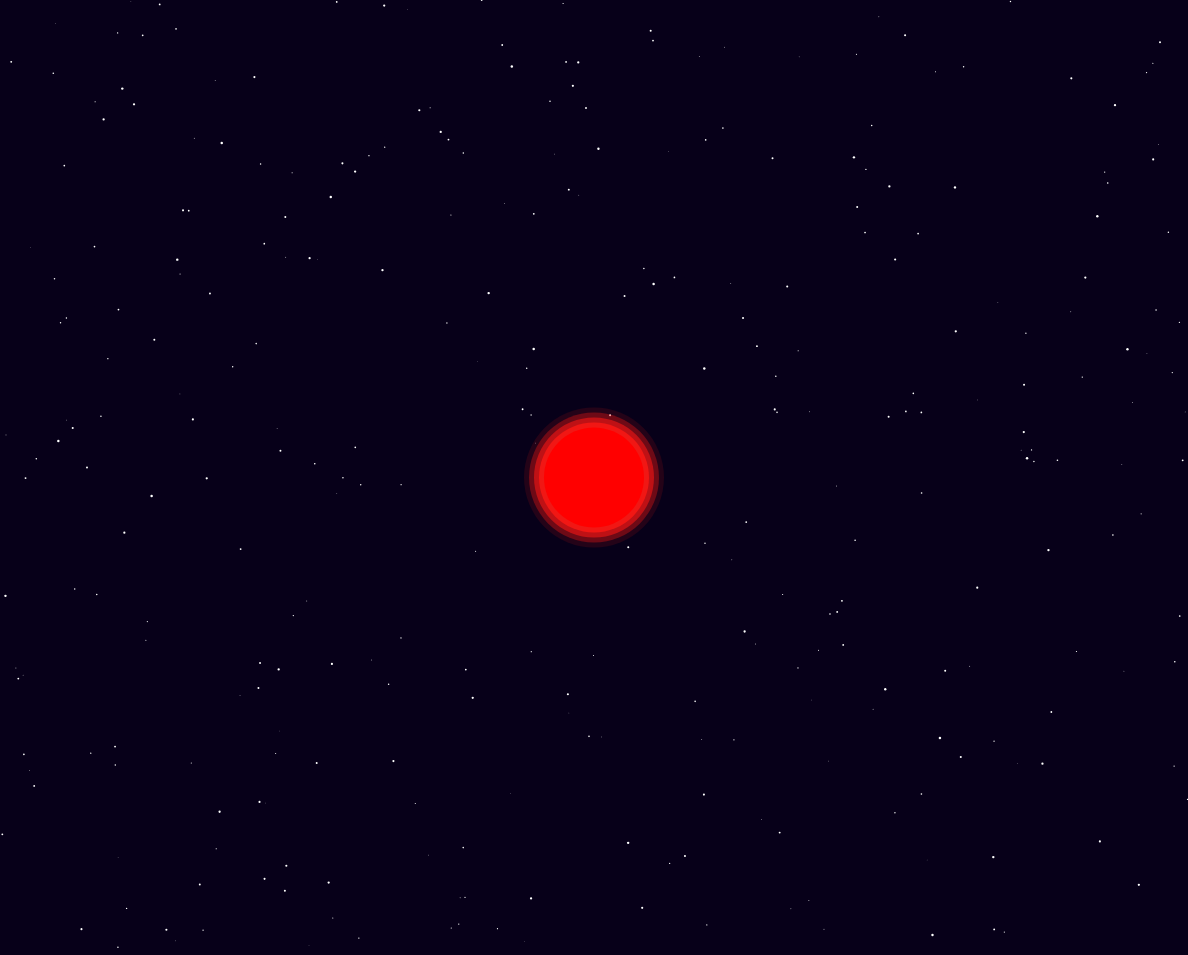
Frame 1 (no input)
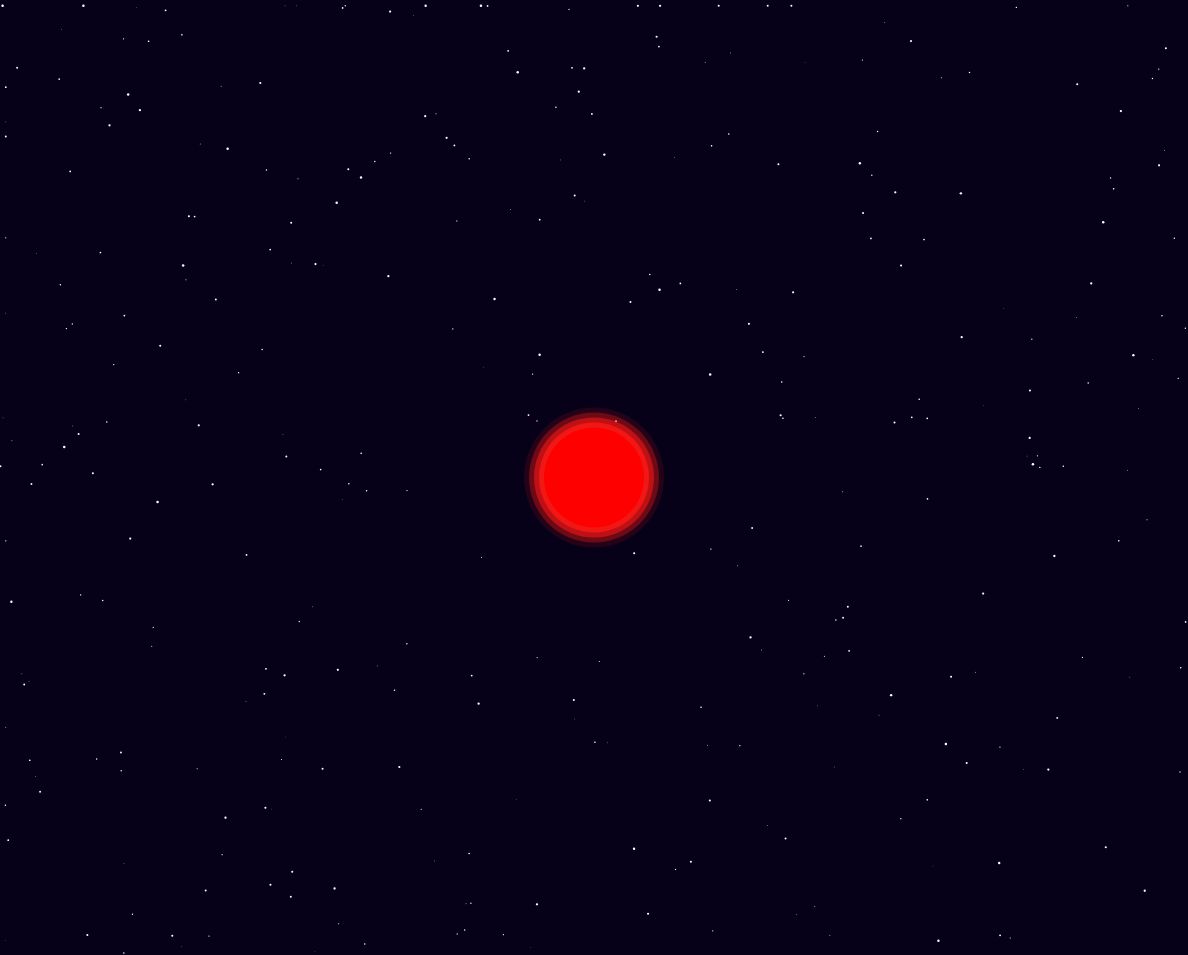
Frame 60 (no input)
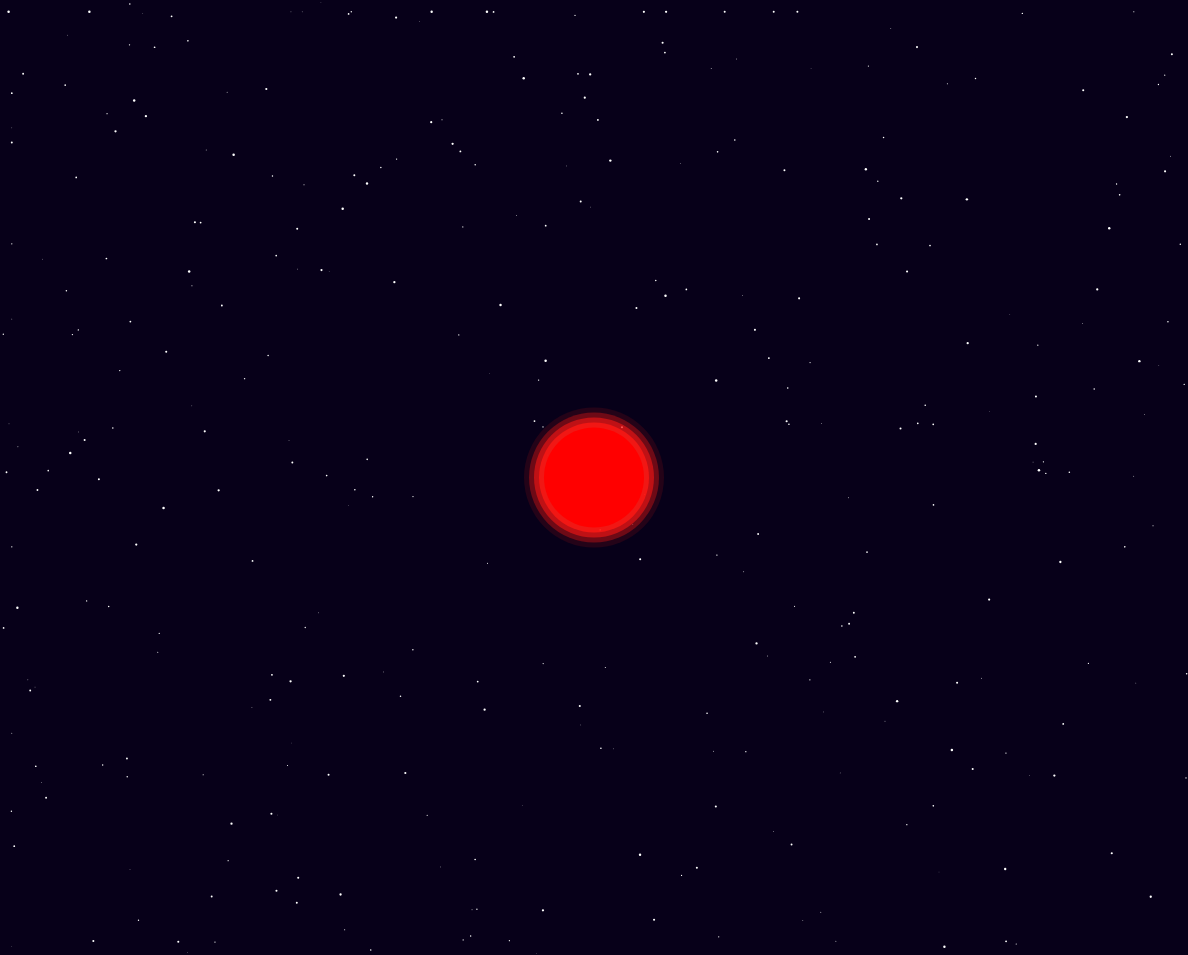
Frame 120 (the mouse pressed at the canvas centre since frame 60)

The p5.js sketch that drew these frames (run headless with seeded random() and noise() and a simulated clock; from frame 60 on, the mouse is pressed at the canvas centre):

// p5.js sketch
// ── sketch.js
let sun;
let planets = [];
let stars = [];
let starSpeed = 0.1;
let G = 9.81;
let numPlanets = 5
let stabilité = 0.5
let play = false;
let planetPosition

function setup() {
  createCanvas(windowWidth-12, windowHeight-45);
  console.log(windowHeight ,windowWidth)
  createStars();

  sun = new Body(100, createVector(0, 0), createVector(0, 0));
 

  createPlanets();
 
}


function createPlanets(){
  for (let i = 0; i < numPlanets; i++) {
    //*planet position
    let r = random(sun.r, min(windowWidth / 2, windowHeight / 2));
    let theta = random(TWO_PI);
    let planetPos = createVector(r * cos(theta), r * sin(theta));

    //*planet velocity
    let planetVel = planetPos.copy();
    planetVel.rotate(HALF_PI);
    planetVel.setMag(sqrt((G * sun.mass) / planetPos.mag()));
    planetVel.mult(random(1- stabilité, 1 + stabilité))
    planets.push(new Body(random(5,30), planetPos, planetVel));
  }
}

function createStars() {
  for (let i = 0; i < 333; i++) { // Adjust the number of stars if necessary
    let x = random(windowWidth);
    let y = random(windowHeight);
    let s = random(0.5, 2.5); // Random size between 0.5 and 2.5
    stars.push({ x, y, s });
  }
}
function drawStars() {
  noStroke();
  fill(255, 255, 255);
  for (let star of stars) {
    ellipse(star.x, star.y, star.s, star.s);

    // Update star position
    star.x += starSpeed;
    star.y += starSpeed;

    // Wrap around the edges
    if (star.x > windowWidth - 12) star.x = 0;
    if (star.y > windowHeight - 45) star.y = 0;
  }
}

function setPlay(){
  play = !play
  console.log(stars)
}
function reset(){
planets = [];
createPlanets();
}
function draw() {
  background("#070019");
  drawStars();
  translate(width / 2, height / 2);

  sun.show();
  if(!play){
    return
  }else{
  for (let i = 0; i < planets.length; i++) {
    planets[i].show();
    planets[i].update();
    sun.attract(planets[i]);
  }
  }
}

function Body(mass, pos, vel) {
  this.mass = mass;
  this.pos = pos;
  this.vel = vel;
  this.r = this.mass;
  this.path = [];

  this.show = function () {
    // Calculate the speed of the planet
    let speed = this.vel.mag();

    // Map the speed to a color between red and green
    let maxSpeed = 5; // You might need to adjust this value based on your system
    let colorRatio = constrain(speed / maxSpeed, 0, 1);
    let red = lerp(255, 0, colorRatio);
    let green = lerp(0, 255, colorRatio);
 if (this === sun) {
      // Draw the glowing effect for the sun
      for (let i = 10; i > 0; i--) {
        let alpha = map(i, 4, 0, 30, 255);
        noStroke();
        fill(255, 25, 20, alpha); // Yellow color with varying opacity
        ellipse(this.pos.x, this.pos.y, this.r + i * 10, this.r + i * 10);
      }
    }
    noStroke();
    fill(red, green, 0);
    ellipse(this.pos.x, this.pos.y, this.r, this.r);

    stroke(30);
    for (let i = 0; i < this.path.length - 2; i++) {
        line(this.path[i].x, this.path[i].y, this.path[i + 1].x, this.path[i + 1].y);
    }
  };

  this.update = function () {
    this.pos.x += this.vel.x;
    this.pos.y += this.vel.y;
    this.path.push(this.pos.copy());
    if (this.path.length > 206) {
        this.path.splice(0, 1);
    }
  };

  this.applyForce = function (f) {
    this.vel.x += f.x / this.mass;
    this.vel.y += f.y / this.mass;
  };

  this.attract = function (child) {
    let r = dist(this.pos.x, this.pos.y, child.pos.x, child.pos.y);
    let f = this.pos.copy().sub(child.pos);
    f.setMag((G * this.mass * child.mass) / (r * r));
    child.applyForce(f);
  };
}

// ── style.css
body{
    background-color: #070019;
}

div{
    display: flex;
    justify-content: center;
    align-items: center;
    gap: 12px;
}

.button{
    padding: 8px;
    border-radius: 10px;
}
